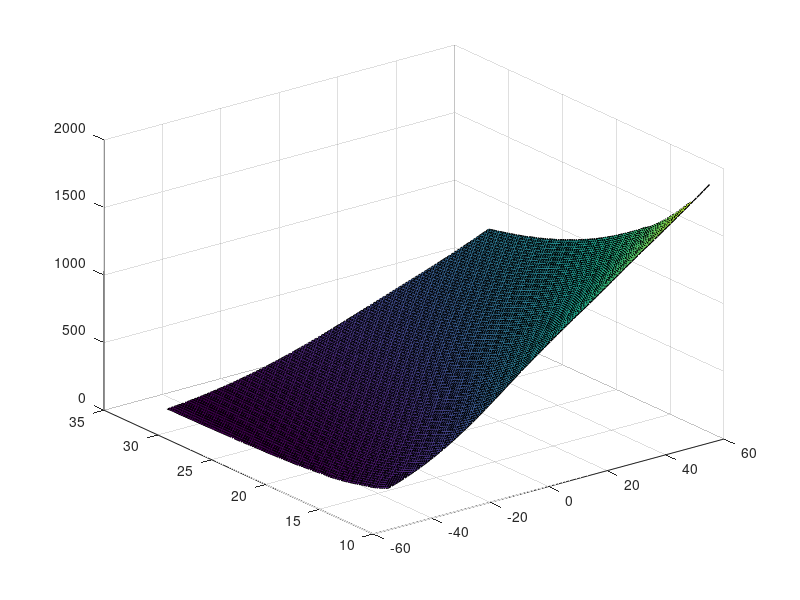

This chart was generated by the following MATLAB code:
load("force_airgap_current.mat")
m = 200;
g = 9.81;
nHEMS = 4;

%% 
current_ = current.'
surf(current_,airgap,fuerza);
%% 

